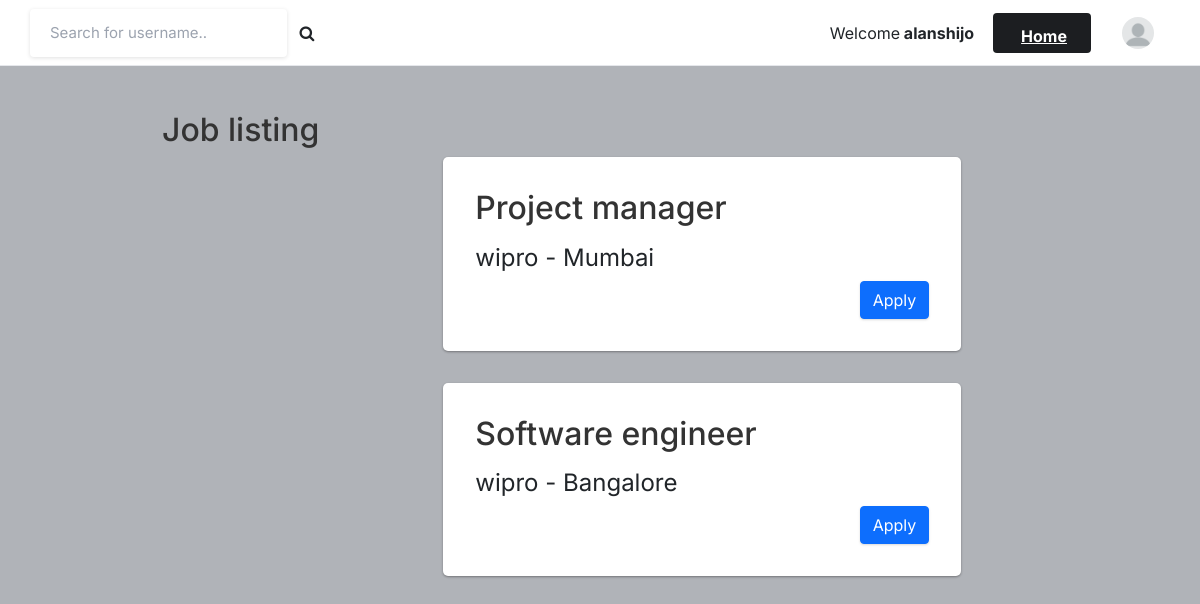
Before: /userjoblisting (signed in) with the older database file.
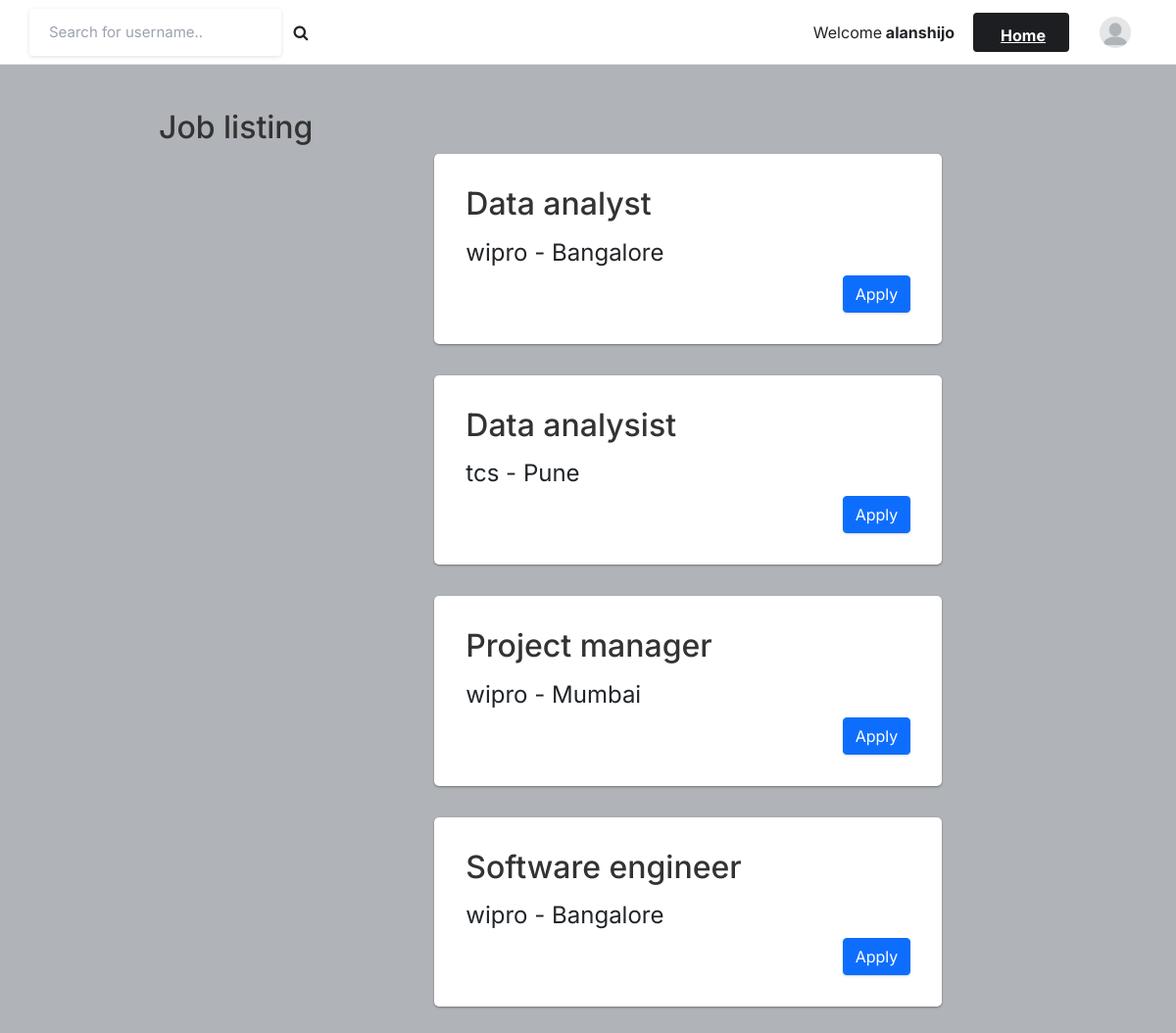
After: the same page with the newer database file.
### core/models.py (models this page shows, shortened)
class JobPosting(models.Model):
    jid = models.AutoField(primary_key=True, unique=True)
    title = models.CharField(max_length=100)
    company = models.CharField(max_length=100)
    location = models.CharField(max_length=100)
    description = models.CharField(max_length=100)
    requirements = models.CharField(max_length=100)
    responsibilities = models.CharField(max_length=100)
    created_at = models.DateTimeField(auto_now_add=True)
    updated_at = models.DateTimeField(auto_now=True)

### core/views.py (the view)
# urls.py: path('userjoblisting', views.userjoblisting, name='userjoblisting'),
@login_required(login_url='signin')
def userjoblisting(request):
    jobs = JobPosting.objects.all().order_by('-created_at')
    context = {'jobs': jobs}
    return render(request, 'userjob.html', context)

### templates/userjob.html (shortened to what this page needs)
{% load static %}
<!DOCTYPE html>
<html lang="en">
<head>
    <link rel="stylesheet" href="{% static 'assets/css/icons.css' %}">
    <link rel="stylesheet" href="{% static 'assets/css/uikit.css' %}">
    <link rel="stylesheet" href="{% static 'assets/css/style.css' %}">
    <link rel="stylesheet" href="{% static 'assets/css/tailwind.css' %}">
    <link rel="stylesheet" href="https://cdnjs.cloudflare.com/ajax/libs/font-awesome/4.7.0/css/font-awesome.min.css">
    <link href="https://cdn.jsdelivr.net/npm/bootstrap@5.0.2/dist/css/bootstrap.min.css" rel="stylesheet">
</head>
<body>
            <header>
                <div class="header_inner">
                    <form action="/search" method="POST">
                    <div class="left-side">
                            <input type="text" name="username" placeholder="Search for username..">&nbsp; &nbsp;
                            <button type="submit"><i class="fa fa-search fa-1x"></i></button>
                    </div>
                    </form>
                    <div class="right-side lg:pr-4">
                            Welcome <b name="" class="">&nbsp;{{user.username}}&nbsp; &nbsp; &nbsp;</b>
                        <a href="cindex"
                            class="bg-pink-500 flex font-bold hidden hover:bg-pink-600 hover:text-white inline-block items-center lg:block max-h-10 mr-4 px-4 py-2 rounded shado text-white">
                              Home
                        </a>
                        <a href="#">
                            <img src="{{ MEDIA_URL }}media/pic.png" class="header-avatar" alt="">
                        </a>
                    </div>
                </div>
            </header>
            <div class="container m-auto">
                <h2>Job listing</h2>
                <div class="lg:flex justify-center lg:space-x-10 lg:space-y-0 space-y-5">
                                   <ul class="mx-auto">
                                        {% for job in jobs %}
                                        <li class="job-card">
                                            <a href="#" data-bs-toggle="modal" data-bs-target="#dmodal-{{ job.jid }}">
                                                <h3>{{ job.title }}</h3>
                                            </a>
                                            <p class="company-location">{{ job.company }} - {{ job.location }}</p>
                                            <div class="job-buttons">
                                                <form action="#" method="POST">
                                                    <button class="btn btn-primary" type="submit">Apply</button>
                                                </form>
                                            </div>
                                        </li>
                                        {% endfor %}
                                    </ul>
                </div>
            </div>
</body>
</html>

### static/assets/css/style.css (style rules this page uses)
body { background-color: #B0B3B8!important; }
button { vertical-align: middle; }
input { height: 48px; line-height: 48px; padding: 0 20px; outline: none; font-size: 15px; color: #808080; max-width: 100%; width: 100%; -webkit-box-sizing: border-box; box-sizing: border-box; display: block; font-weight: 400; opacity: 1; border-radius: 4px; border: none; -webkit-box-shadow: 0 1px 4px 0px rgba(0, 0, 0, 0.12); box-shadow: 0 1px 4px 0px rgba(0, 0, 0, 0.12); }
input[type="text"], input[type="password"], input[type="email"], input[type="number"] { height: 48px; line-height: 48px; padding: 0 20px; outline: none; font-size: 15px; color: #808080; max-width: 100%; width: 100%; -webkit-box-sizing: border-box; box-sizing: border-box; display: block; font-weight: 400; opacity: 1; border-radius: 4px; border: none; -webkit-box-shadow: 0 1px 4px 0px rgba(0, 0, 0, 0.12); box-shadow: 0 1px 4px 0px rgba(0, 0, 0, 0.12); }
input { -webkit-transition: all 0.1s ease-in-out; transition: all 0.1s ease-in-out; }
::placeholder { color: #808080; opacity: 1; }
button { border: none; margin: 0; padding: 0; width: auto; overflow: visible; background: transparent; color: inherit; font: inherit; line-height: normal; cursor: pointer; }
a { color: #be185d; -webkit-transition: 0.3s; transition: 0.3s; outline: none !important; }
button { outline: none !important; }
img { max-width: 100%; }
body { color: #666; font-size: 15px; line-height: 27px; background-color: #f0f2f5; font-family: "Inter", sans-serif; text-transform: none; }
body p { font-size: 15px; line-height: 27px; }
h1, h2, h3, h4, h5, h6 { font-family: "Inter", sans-serif; text-transform: none; }
input[type="text"], input[type="password"], input[type="email"] { font-family: "Inter", sans-serif; text-transform: none; }
button, body .pac-container { font-family: "Inter", sans-serif; text-transform: none; }
h1, h2, h3, h4, h5, h6 { color: #333; font-weight: 500; margin: 0; padding: 0; }
h2 { font-size: 26px; }
h3 { font-size: 22px; }
b, strong { font-weight: 700 !important; }
@media (min-width: 1024px) { .container { max-width: 900px !important; padding-top: 45px; } }
header { background-color: #fff; left: 0; right: 0; top: 0; z-index: 99; height: 66px; display: -webkit-box; display: -ms-flexbox; display: flex; -webkit-box-align: center; -ms-flex-align: center; align-items: center; border-bottom: 1px solid #e5e7eb; }
header .header_inner { display: -webkit-box; display: -ms-flexbox; display: flex; -webkit-box-align: center; -ms-flex-align: center; align-items: center; max-width: 1090px; margin: auto; width: 100%; max-width: 100% !important; padding: 0 30px; }
header .header_inner .left-side { display: -webkit-box; display: -ms-flexbox; display: flex; -webkit-box-align: center; -ms-flex-align: center; align-items: center; }
header .header_inner .right-side { display: -webkit-box; display: -ms-flexbox; display: flex; -webkit-box-align: center; -ms-flex-align: center; align-items: center; -webkit-box-pack: end; -ms-flex-pack: end; justify-content: flex-end; margin-left: auto; }
header .header_inner .right-side .header-avatar { width: 32px; height: 32px; border-radius: 100%; margin-left: 15px; }

### templates/userjob.html (style rules this page uses)
.job-buttons { display: flex; justify-content: flex-end; margin-top: 10px; }
.job-buttons button { margin-left: 10px; }
.job-card { background-color: white; border-radius: 5px; box-shadow: 0 1px 3px rgba(0, 0, 0, 0.12), 0 1px 2px rgba(0, 0, 0, 0.24); padding: 2rem; margin-bottom: 2rem; width: 150% !important; }
.job-card h3 { font-size: 2rem; margin-bottom: 0.5rem; }
.job-card a { text-decoration: none; color: black; }
.job-card p.company-location { font-size: 1.5rem; margin-top: 1rem; margin-bottom: 0.5rem; }

Changed rows visible on the page:
added JobPosting: title "Data analyst", company "wipro", location "Bangalore"
added JobPosting: title "Data analysist", company "tcs", location "Pune"
